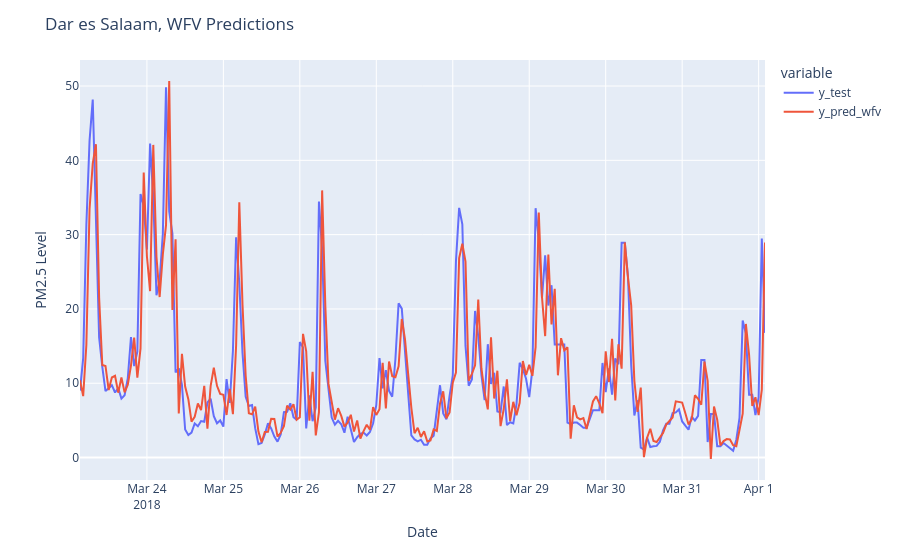

Notebook source saved alongside this figure:
### Code cell
df_pred_test =  pd.DataFrame({
    "y_test": y_test,
    "y_pred_wfv": y_pred_wfv
})
fig = px.line(df_pred_test)
fig.update_layout(
    title="Dar es Salaam, WFV Predictions",
    xaxis_title="Date",
    yaxis_title="PM2.5 Level",
)

### Figure 1 — Plotly figure (JSON) as saved in the notebook; plotly's stock layout.template omitted (floating-point values rounded to 4 significant figures; data arrays with more than 128 entries replaced by an {"elided": "..."} marker saying what was removed)
{"data": [{"hovertemplate": "variable=y_test<br>timestamp=%{x}<br>value=%{y}<extra></extra>", "legendgroup": "y_test", "line": {"color": "#636efa", "dash": "solid"}, "marker": {"symbol": "circle"}, "mode": "lines", "name": "y_test", "orientation": "v", "showlegend": true, "type": "scatter", "x": {"elided": "216 str values"}, "xaxis": "x", "y": {"elided": "216 float values"}, "yaxis": "y"}, {"hovertemplate": "variable=y_pred_wfv<br>timestamp=%{x}<br>value=%{y}<extra></extra>", "legendgroup": "y_pred_wfv", "line": {"color": "#EF553B", "dash": "solid"}, "marker": {"symbol": "circle"}, "mode": "lines", "name": "y_pred_wfv", "orientation": "v", "showlegend": true, "type": "scatter", "x": {"elided": "216 str values"}, "xaxis": "x", "y": {"elided": "216 float values"}, "yaxis": "y"}], "layout": {"legend": {"title": {"text": "variable"}, "tracegroupgap": 0}, "margin": {"t": 60}, "title": {"text": "Dar es Salaam, WFV Predictions"}, "xaxis": {"anchor": "y", "domain": [0, 1], "title": {"text": "Date"}}, "yaxis": {"anchor": "x", "domain": [0, 1], "title": {"text": "PM2.5 Level"}}}}
